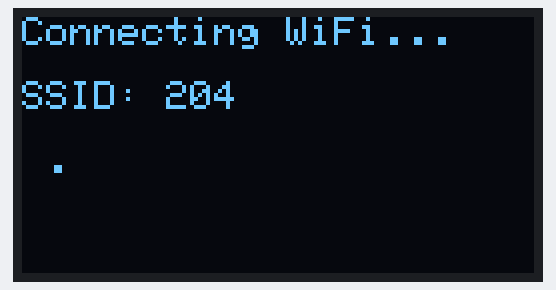
This sketch was run on a simulated ESP32. Shown: 128×64 one-colour display. WiFi joins after 1.5 s; servers stay silent unless stated; what the sketch prints to the serial monitor is not drawn.

Above: at 1.2 s.
At 2.3 s:
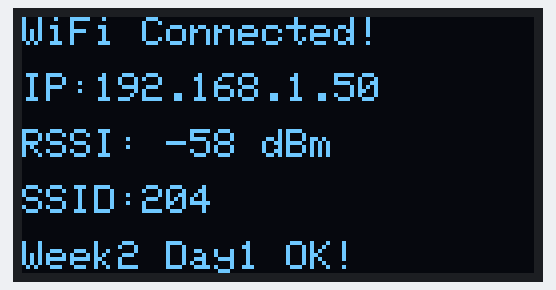

The sketch:

wifi_test.ino
```cpp
/*
 * ESP32 智能家居系统 - WiFi 连接测试
 * Week 2 Day 1
 *
 * 功能：
 *   ESP32 连接 WiFi，OLED 显示连接状态和 IP 地址
 *
 * 接线：
 *   OLED 4针 I2C 接口（和 Week 1 一样，不用动线）
 *   GND -> GND
 *   VCC -> 3.3V
 *   SCL -> GPIO 22
 *   SDA -> GPIO 21
 *
 * 库依赖：
 *   Adafruit SSD1306 + Adafruit GFX Library（Week 1 已装）
 *   WiFi.h（ESP32 自带，不用装）
 */

#include <WiFi.h>
#include <Wire.h>
#include <Adafruit_GFX.h>
#include <Adafruit_SSD1306.h>

// ============ WiFi 配置（改成你自己的！！！）============
const char* WIFI_SSID     = "204";     // ← 改成你的 WiFi 名称
const char* WIFI_PASSWORD = "18581569078";    // ← 改成你的 WiFi 密码
// =========================================================

// ============ OLED 参数 ============
#define SCREEN_WIDTH  128
#define SCREEN_HEIGHT 64
#define OLED_ADDR     0x3C

Adafruit_SSD1306 display(SCREEN_WIDTH, SCREEN_HEIGHT, &Wire, -1);

void setup() {
  Serial.begin(115200);
  delay(100);

  // --- I2C + OLED 初始化 ---
  Wire.begin(21, 22);
  if (!display.begin(SSD1306_SWITCHCAPVCC, OLED_ADDR)) {
    Serial.println("OLED 初始化失败！检查接线");
    while (true);
  }

  // --- OLED 显示 "正在连接 WiFi" ---
  display.clearDisplay();
  display.setTextColor(SSD1306_WHITE);
  display.setTextSize(1);
  display.setCursor(0, 0);
  display.println("Connecting WiFi...");
  display.setCursor(0, 16);
  display.print("SSID: ");
  display.println(WIFI_SSID);
  display.display();

  // --- 开始连接 WiFi ---
  Serial.println("============================");
  Serial.print("正在连接 WiFi: ");
  Serial.println(WIFI_SSID);

  WiFi.mode(WIFI_STA);           // 设为站点模式（连别人 WiFi）
  WiFi.begin(WIFI_SSID, WIFI_PASSWORD);

  // --- 等待连接，最多等 20 秒 ---
  int dots = 0;
  while (WiFi.status() != WL_CONNECTED && dots < 20) {
    delay(1000);
    Serial.print(".");
    dots++;

    // OLED 上显示进度点
    display.setCursor(dots * 6, 32);
    display.print(".");
    display.display();
  }

  // --- 判断连接结果 ---
  if (WiFi.status() == WL_CONNECTED) {
    Serial.println();
    Serial.println("WiFi 连接成功！");
    Serial.print("IP 地址: ");
    Serial.println(WiFi.localIP());
    Serial.print("信号强度: ");
    Serial.print(WiFi.RSSI());
    Serial.println(" dBm");

    // OLED 显示成功信息
    display.clearDisplay();
    display.setTextSize(1);
    display.setCursor(0, 0);
    display.println("WiFi Connected!");
    display.setCursor(0, 14);
    display.print("IP:");
    display.println(WiFi.localIP());
    display.setCursor(0, 28);
    display.print("RSSI: ");
    display.print(WiFi.RSSI());
    display.println(" dBm");
    display.setCursor(0, 42);
    display.print("SSID:");
    display.println(WIFI_SSID);
    display.setCursor(0, 56);
    display.println("Week2 Day1 OK!");
    display.display();

  } else {
    Serial.println();
    Serial.println("WiFi 连接失败！请检查：");
    Serial.println("1. WiFi 名和密码是否正确");
    Serial.println("2. WiFi 是否是 2.4GHz（ESP32 不支持 5GHz）");

    // OLED 显示错误
    display.clearDisplay();
    display.setTextSize(1);
    display.setCursor(0, 0);
    display.println("WiFi FAILED!");
    display.setCursor(0, 16);
    display.println("Check:");
    display.setCursor(0, 30);
    display.println("1. SSID/PWD correct?");
    display.setCursor(0, 44);
    display.println("2. Use 2.4GHz WiFi");
    display.setCursor(0, 56);
    display.println("(not 5GHz!)");
    display.display();
  }
}

void loop() {
  // 每 5 秒打印一次 WiFi 状态
  if (WiFi.status() == WL_CONNECTED) {
    Serial.print("[OK] IP: ");
    Serial.print(WiFi.localIP());
    Serial.print("  RSSI: ");
    Serial.print(WiFi.RSSI());
    Serial.println(" dBm");
  } else {
    Serial.println("[LOST] WiFi 断开，尝试重连...");
    WiFi.disconnect();
    WiFi.begin(WIFI_SSID, WIFI_PASSWORD);
    delay(5000);
    return;
  }
  delay(5000);
}
```
